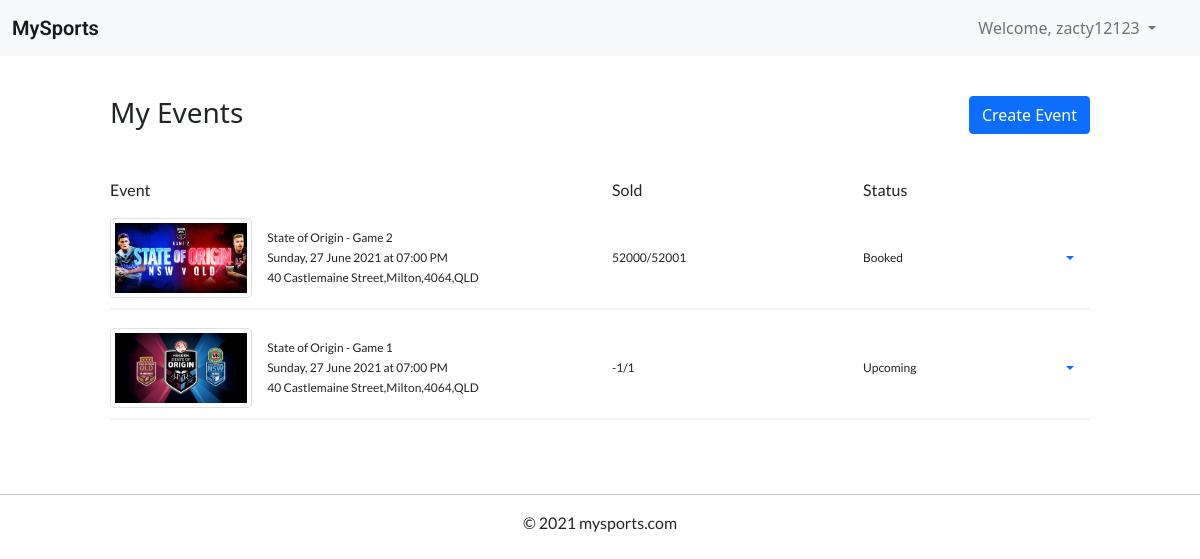
Page /manage-events (signed in) on the earlier database version.
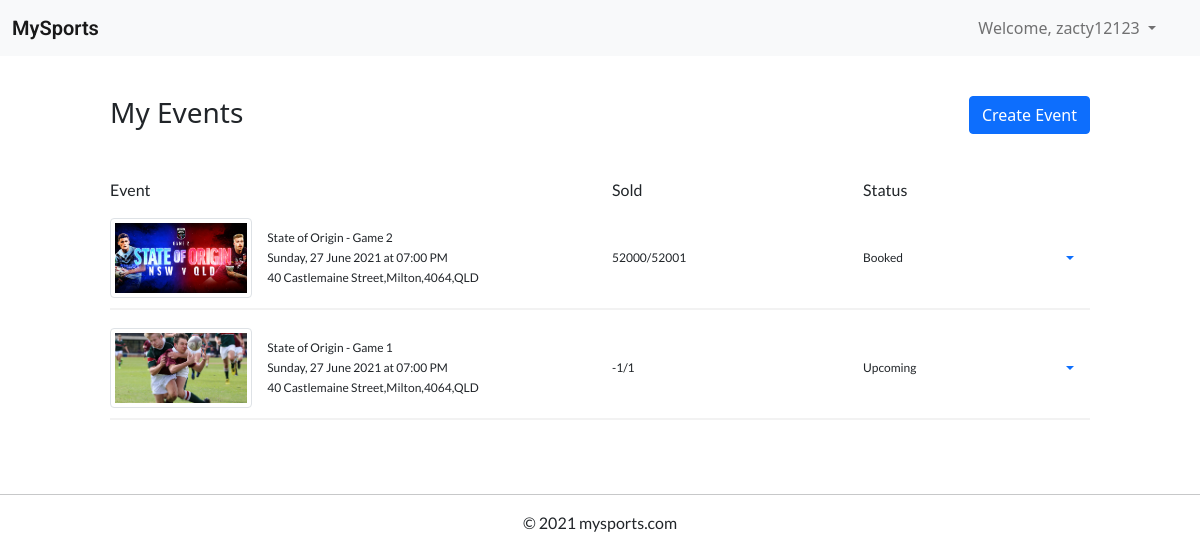
Same page on the later database version.
### website/models.py (models this page shows, shortened)
class Event(db.Model):
    __tablename__ = 'events'
    event_id = db.Column(db.Integer, primary_key=True, autoincrement=True)
    title = db.Column(db.String(80))
    description = db.Column(db.String(2000))
    sport = db.Column(db.String(20))
    image = db.Column(db.String(100))
    venue = db.Column(db.String(50))
    address = db.Column(db.String(150))
    start_time = db.Column(db.DateTime())
    end_time = db.Column(db.DateTime())
    status = db.Column(db.String(15))
    tickets_total = db.Column(db.Integer())
    price = db.Column(db.Float())
    user_id = db.Column(db.Integer(), db.ForeignKey('users.user_id'))
    orders = db.relationship('Order')
    comments = db.relationship('Comment')
    @property
    def tickets_sold(self) -> int:
        tickets_sold = 0
        for order in self.orders:
            tickets_sold += order.ticket_quantity
        return tickets_sold
    def formatted_time(self, time:datetime):
        return '{}, {} {} {} at {}'.format(get_day(time.weekday()),
                                                time.day,
                                                get_month(time.month - 1),
                                                time.year,
                                                time.strftime("%I:%M %p"))

class Order(db.Model):
    __tablename__ = 'orders'
    order_id = db.Column(db.Integer, primary_key=True, autoincrement=True)
    ticket_quantity = db.Column(db.Integer(), default=0)
    order_date = db.Column(db.DateTime())
    total_cost = db.Column(db.Float())
    user_id = db.Column(db.Integer, db.ForeignKey('users.user_id'))
    event_id = db.Column(db.Integer, db.ForeignKey('events.event_id'))
    @property
    def total_cost(self) -> float:
        return self.ticket_quantity * self.event.price

### website/views.py (the view)
@bp.route('/manage-events')
@login_required
def manage_events():
    return render_template('manage_events.html', events=current_user.events)

### website/models.py (called while the page is built)
def get_day(day:int):
    return days_of_week[day]

def get_month(month:int):
    return months[month]

### website/templates/manage_events.html (shortened to what this page needs)
{% extends "base.html" %}
{% block content %}
<div class="container-fluid">
  <div class="col-12 col-lg-10 mx-auto">
    <div class="div-2"></div>
    <div class="row">
      <div class="col">
        <h3>My Events</h3>
      </div>
      <div class="col">
        <form action="{{ url_for('main.create_event') }}">
          <button class="btn btn-primary float-right">Create Event</button>
        </form>
      </div>
    </div>
    <div class="div-1"></div>
    <div class="div-1"></div>
    <div class="row">
      <div class="col-6">
        <p>Event</p>
      </div>
      <div class="col-3">
        <p>Sold</p>
      </div>
      <div class="col-3">
        <p>Status</p>
      </div>
    </div>
    {% if events|length > 0  %}
    {% for event in events %}
    <div class="my-event-container">
      <div class="row">
        <div class="col-6 d-flex">
          <img class="img-fluid img-thumbnail float-left my-auto"
            src="{{ url_for('main.download', filename=event.image) }}">
            <div class="my-auto">
              <p>{{ event.title }}</p>
              <p>{{ event.formatted_time(event.start_time) }}</p>
              <p>{{ event.address }}</p>
          </div>
        </div>
        <div class="col-3 d-flex">
          <p class="my-auto">{{ event.tickets_sold|string }}/{{ event.tickets_total|string }}</p>
        </div>
        <div class="col-3 d-flex">
          <p class="my-auto">{{ event.status }}</p>
          <div class="dropdown my-auto ms-auto">
            <a class="nav-link dropdown-toggle" href="#" data-bs-toggle="dropdown"></a>
          </div>
        </div>
      </div>
    </div>
    <div class="div-1"></div>
    {% endfor %}
    {% else %}
    <div class="div-1"></div>
    <p>You have no events to display</p>
    <div class="div-1"></div>
    {% endif %}
  </div>
</div>
<div class="div-2"></div>
{% endblock %}

Differences in the rows shown:
changed Event "State of Origin - Game 1": image: a different picture
